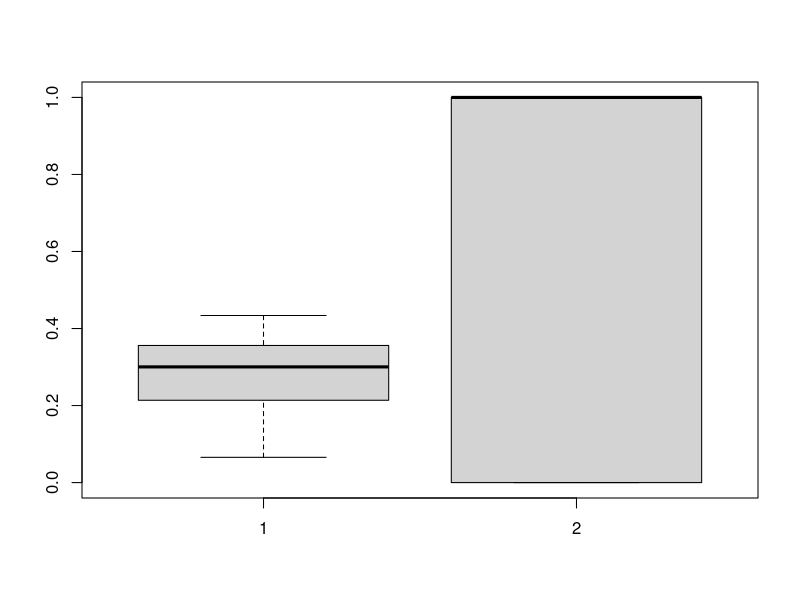
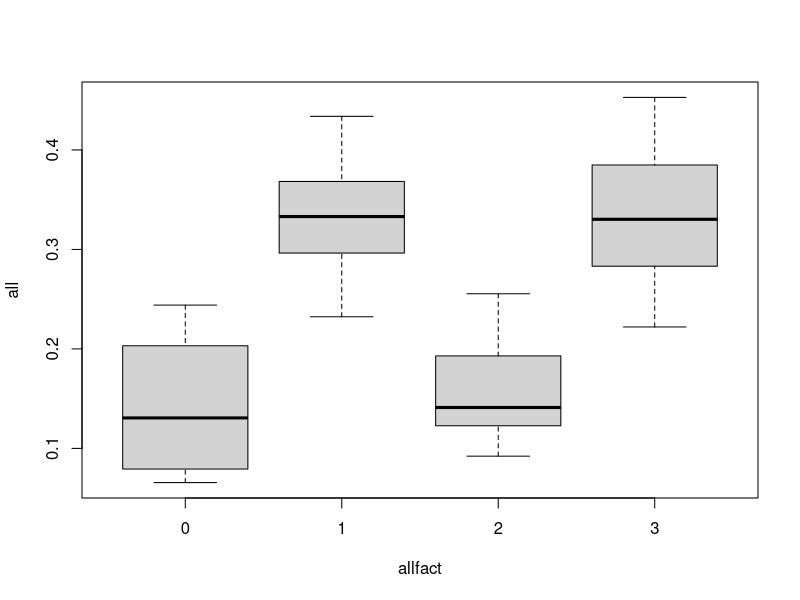
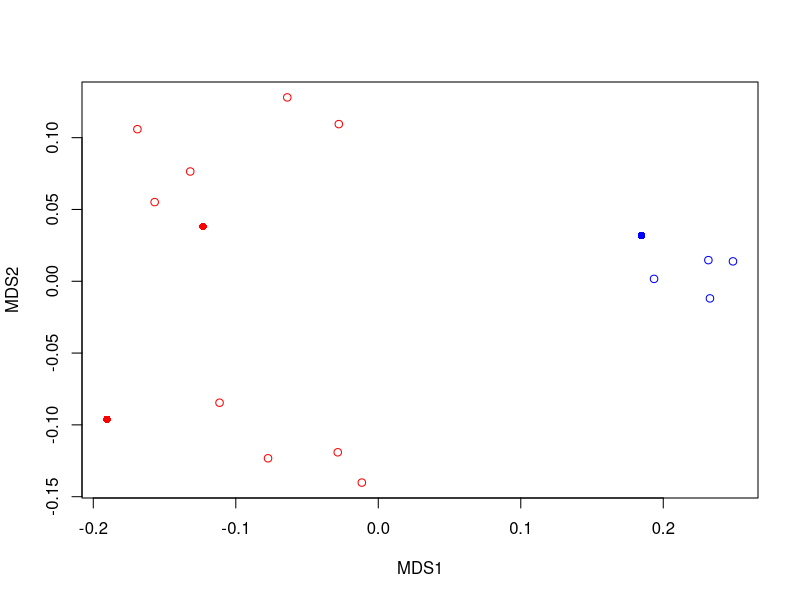

Generate these figures, in order, with R:
library(vegan)


data<-read.table("termites_larvae.txt", sep="\t", h=T)

#trasform data to make them suitable for Bray-Curtis
for(c in 4:ncol(data)){
	if(min(data[,c])<0){
		data[,c]<-data[,c]-min(data[,c])
	}
}

#Calculate Bray-Curtis distances
dist<-as.matrix(vegdist(data[,4:ncol(data)]))

#Extraxct termite workers pairs
workers<-which(data$species==1)
distw<-as.vector(as.dist(dist[workers,workers]))

#Extract colony membership
colony<-data[workers,2]

#Obtain same colony vector
same<-as.vector(dist(colony))
same[which(same >0)]<-1
wilcox.test(distw,same)
boxplot(distw,same)

#Extract larvae-termites comparisons
larvae<-which(data$species==2)
dista<-dist[larvae,workers]
memb<-c(2,1,3)
same1<-NULL
otherl<-NULL

#Obtain same colony mambership
for(c in 1:3){
	sam<-which(colony==memb[c])
	same1<-c(same1,dista[c,sam])
	otherl<-c(otherl,dista[c,(c(1:ncol(dista))[-sam])])
}

#prepare the final dataset
all<-c(distw,same1,otherl)
allfact<-c(same,rep(2,length(same1)),rep(3,length(otherl)))

boxplot(all~allfact)

#allfact 0=nestmate workers, 1=non nestmate workers, 2, larvae-nestmate workers, 3, larvae non nestmate workers

#Make the KW test with 1000 resampling
kw<-kruskal.test(all~allfact)
stat<-kw$statistic
statr<-rep(NA,1000)
for(res in 1:1000){
	allfact1<-allfact[sample(1:length(allfact))]
	kw1<-kruskal.test(all~allfact1)
	statr[res]<-kw1$statistic
}
length(which(statr>stat))/1000

#Select the pairs for pairwise comparisons

pairs<-c(1,3)
all2<-all[which(allfact %in% pairs)]
allfact2<-allfact[which(allfact %in% pairs)]

kw<-wilcox.test(all2~allfact2)
stat<-kw$p.value
statr<-rep(NA,1000)
for(res in 1:1000){
	allfact1<-allfact2[sample(1:length(allfact2))]
	kw1<-wilcox.test(all2~allfact1)
	statr[res]<-kw1$p.value
}
length(which(statr>stat))/1000


#Make the MDS plot
colours<-c("red","red","blue","blue")
pch<-c(1,16,1,16)
mds<-metaMDS(dist)
mds$points
plot(mds$points,col=colours[data[,2]],pch=pch[data[,3]])





